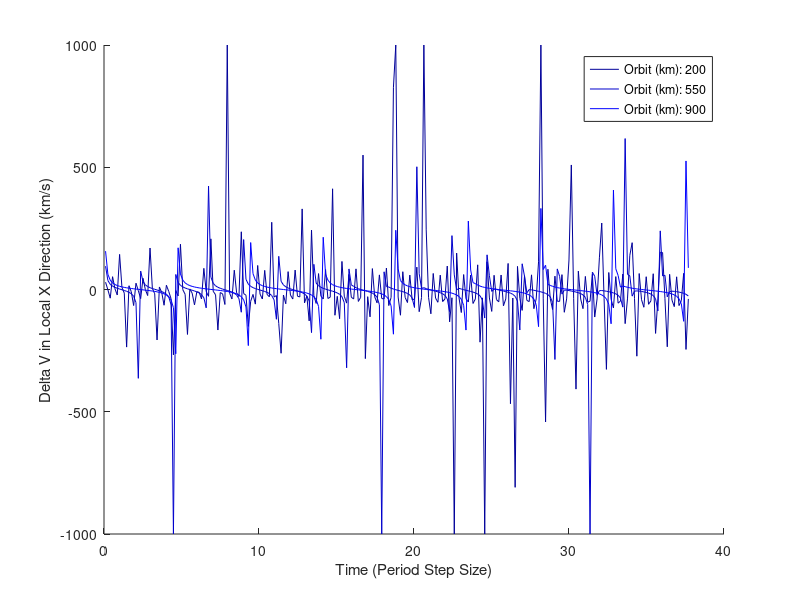

MATLAB code for this plot:
%=======================Rascal Senior Design===============================
%============================RCL-C-NAV1====================================
%=======================Author: Tom Moline=================================
%=====================Approval: Nate Richard===============================
%=====================Revision: 1 =========================================
%===============Last Edit Date: October 13, 2013===========================

%============================Summary=======================================
%This script serves as a preliminary method of calculating the delta V
%associated with orbital maneuvers made relative to another satellite,
%specifically, that between Butch (a released satellite) and Sundance (a
%secured satellite).

%============================Inputs========================================
% Rp = Orbital Periapsis Altitude (km)
% Ra = Orbital Apoapsis Altitude (km)
% rstar_ =Inital Location of Chase Satellite Relative to Focal Point(km)
% r_ = Initial Location of Target Satellite Relatvie to Focal Point (km)
%    NOTE: This is assumed to be a 3-D Vector input [x, y]
%
% All variables with star in name are of chase satellite. All others are of
% the target satellite.
%
% All variables with an underscore are vectors


%===========================Outputs========================================
% Total Delta V to go from intial positon to one within 10 m of Sundance

%==========================Begin Code======================================

clear
clc

% Create Delta V Structure

deltaV_total=struct('rstar_',{},'dr_',{},'deltav_x',{},...
    'deltav_y',{},'Rp',{},'Ra',{},'period',{},'n',{},'t',{},'deltav',{});

norbits=3;

Ra=linspace(200,900,norbits);
Rp=linspace(200,900,norbits);
dr_=[linspace(.1,.1,norbits);linspace(.1,.1,norbits);linspace(0,0,norbits)];
rstar_=[linspace(200,900,norbits);linspace(0,0,norbits);linspace(0,0,norbits)];

% Rp = input('Please input the periapsis of a selected orbit: ');
% Ra = input('Please input the apoapsis of a selected orbit: ');

% Calculate Orbital Parameters

mu = 398600;

for i=1:length(Ra)
    e=0;
    a = Ra(i)/(1+e); %Semi-Major Axis, km
    period_value=2*pi*sqrt(a^3/mu);
    deltaV_total(i).period=period_value;
    deltaV_total(i).dr_=dr_(:,i);
    deltaV_total(i).rstar_=rstar_(:,i);
    deltaV_total(i).n=sqrt(mu/(rstar_(1,i))^3);
    deltaV_total(i).Ra=Ra(i);
    deltaV_total(i).Rp=Rp(i);
end


%Indicate desired orbital time step for final rendezvous

tvalue=linspace(0.1,12*pi,250);


for j=1:length(Ra)
    for i=1:length(tvalue)
	
	%Calculate Delta V

        s=sin(deltaV_total(j).n*tvalue(i)*(180/pi));
        c=cos(deltaV_total(j).n*tvalue(i)*(180/pi));

        M=[(4-3*c) 0 0;6*(s-deltaV_total(j).n*tvalue(i)) 1 0;0 0 c];
        N=[s/deltaV_total(j).n (2/deltaV_total(j).n)*(1-c) 0; -(2/deltaV_total(j).n)*(1-c) (4*s-3*deltaV_total(j).n*tvalue(i))/deltaV_total(j).n 0; 0 0 s/deltaV_total(j).n];
        S=[3*deltaV_total(j).n*s 0 0; -6*deltaV_total(j).n*(1-c) 0 0; 0 0 -deltaV_total(j).n*s];
        T=[c 2*s 0; -2*s 4*c-3 0; 0 0 c];

        deltavtemp=(T/N*M-S)*deltaV_total(:,j).rstar_;
        if deltavtemp(1)>1000
            deltavx(j,i)=1000;
        elseif deltavtemp(1)<-1000
            deltavx(j,i)=-1000;    
        else
            deltavx(j,i)=deltavtemp(1);
        end
        
        if deltavtemp(2)>1000
             deltavy(j,i)=1000;
        elseif deltavtemp(2)<-1000
             deltavy(j,i)=-1000;    
        else
             deltavy(j,i)=deltavtemp(2);
        end
    end
    deltaV_total(j).t=tvalue(1,:);
    deltaV_total(j).deltav_x=deltavx(j,:);
    deltaV_total(j).dletav_y=deltavy(j,:);
end

cc=jet(20);

hold on
for i=1:norbits
    plot(tvalue,deltaV_total(i).deltav_x,'color',cc(i,:))
    legendinfo{i}=['Orbit (km): ' int2str(rstar_(1,i))];
end
legend(legendinfo)
xlabel('Time (Period Step Size)')
ylabel('Delta V in Local X Direction (km/s)')

    

















